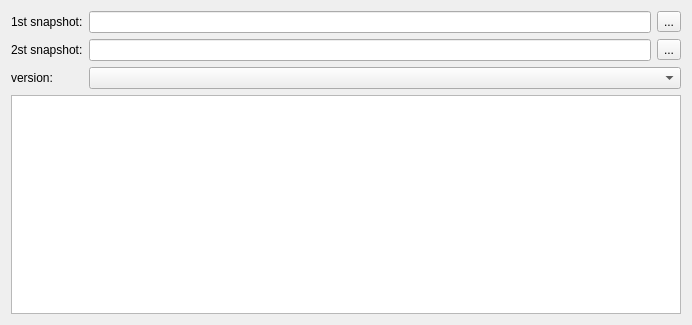
<?xml version="1.0" encoding="UTF-8"?>
<ui version="4.0">
 <class>DifferWidget</class>
 <widget class="QWidget" name="DifferWidget">
  <property name="geometry">
   <rect>
    <x>0</x>
    <y>0</y>
    <width>692</width>
    <height>325</height>
   </rect>
  </property>
  <property name="windowTitle">
   <string>Form</string>
  </property>
  <layout class="QVBoxLayout" name="verticalLayout">
   <item>
    <layout class="QGridLayout" name="gridLayout">
     <item row="1" column="1">
      <widget class="QLineEdit" name="first_snapshot_edit"/>
     </item>
     <item row="2" column="1">
      <widget class="QLineEdit" name="second_snapshot_edit"/>
     </item>
     <item row="2" column="2">
      <widget class="QToolButton" name="second_snapshot_browser_button">
       <property name="text">
        <string>...</string>
       </property>
      </widget>
     </item>
     <item row="1" column="0">
      <widget class="QLabel" name="first_snapshot_label">
       <property name="text">
        <string>1st snapshot:</string>
       </property>
      </widget>
     </item>
     <item row="1" column="2">
      <widget class="QToolButton" name="first_snapshot_browser_button">
       <property name="text">
        <string>...</string>
       </property>
      </widget>
     </item>
     <item row="2" column="0">
      <widget class="QLabel" name="second_snapshot_label">
       <property name="text">
        <string>2st snapshot:</string>
       </property>
      </widget>
     </item>
     <item row="3" column="0">
      <widget class="QLabel" name="version_label">
       <property name="text">
        <string>version:</string>
       </property>
      </widget>
     </item>
     <item row="3" column="1" colspan="2">
      <widget class="QComboBox" name="version_edit"/>
     </item>
    </layout>
   </item>
   <item>
    <widget class="QTreeView" name="diff_view_tree"/>
   </item>
  </layout>
 </widget>
 <resources/>
 <connections/>
</ui>
